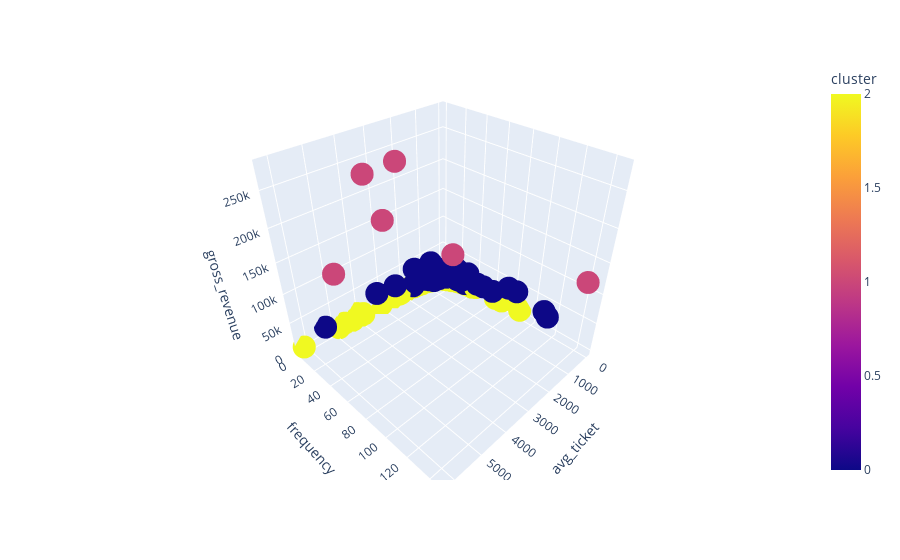

Source (notebook cell):
### Markdown cell above
## <font color = 'green'> Visualization Inspection </f>

### Code cell
fig = px.scatter_3d(df9,x='avg_ticket',y='frequency',z='gross_revenue',color='cluster')
fig.show()

### Figure 1 — Plotly figure (JSON) as saved in the notebook; plotly's stock layout.template omitted (floating-point values rounded to 4 significant figures; data arrays with more than 128 entries replaced by an {"elided": "..."} marker saying what was removed)
{"data": [{"hovertemplate": "avg_ticket=%{x}<br>frequency=%{y}<br>gross_revenue=%{z}<br>cluster=%{marker.color}<extra></extra>", "legendgroup": "", "marker": {"color": {"elided": "4331 int values"}, "coloraxis": "coloraxis", "symbol": "circle"}, "mode": "markers", "name": "", "scene": "scene", "showlegend": false, "type": "scatter3d", "x": {"elided": "4331 float values"}, "y": {"elided": "4331 int values"}, "z": {"elided": "4331 float values"}}], "layout": {"coloraxis": {"colorbar": {"title": {"text": "cluster"}}, "colorscale": [[0, "#0d0887"], [0.1111, "#46039f"], [0.2222, "#7201a8"], [0.3333, "#9c179e"], [0.4444, "#bd3786"], [0.5556, "#d8576b"], [0.6667, "#ed7953"], [0.7778, "#fb9f3a"], [0.8889, "#fdca26"], [1, "#f0f921"]]}, "legend": {"tracegroupgap": 0}, "margin": {"t": 60}, "scene": {"domain": {"x": [0, 1], "y": [0, 1]}, "xaxis": {"title": {"text": "avg_ticket"}}, "yaxis": {"title": {"text": "frequency"}}, "zaxis": {"title": {"text": "gross_revenue"}}}}}
